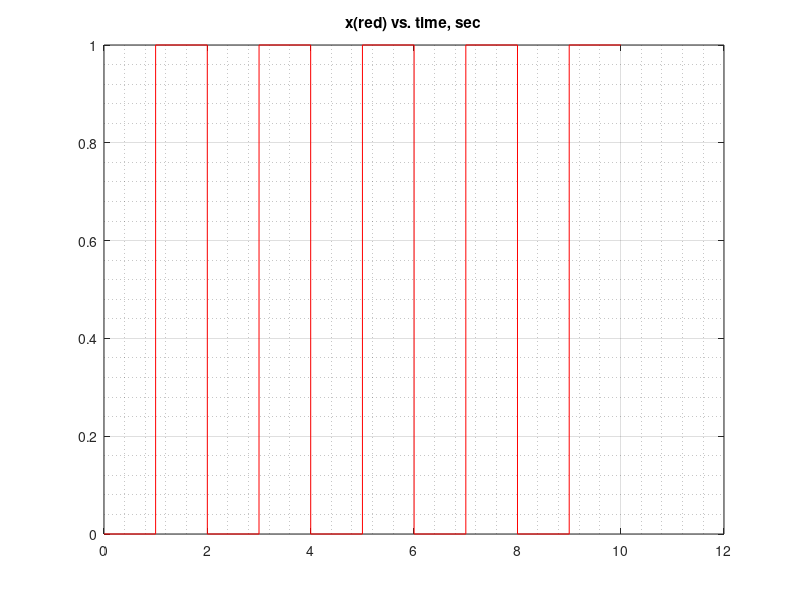

This chart was generated by the following MATLAB code:
fileID = fopen('serialData.txt','r');
formatSpec = '%d %d';
sizeA = [2 Inf];
A = fscanf(fileID,formatSpec,sizeA);
fclose(fileID);
n=size(A);
t=A(1,1:n(2))/1000;
x=A(2,1:n(2));
figure()
plot(t,x,'r-')
title('x(red) vs. time, sec')
grid on;
grid minor; 